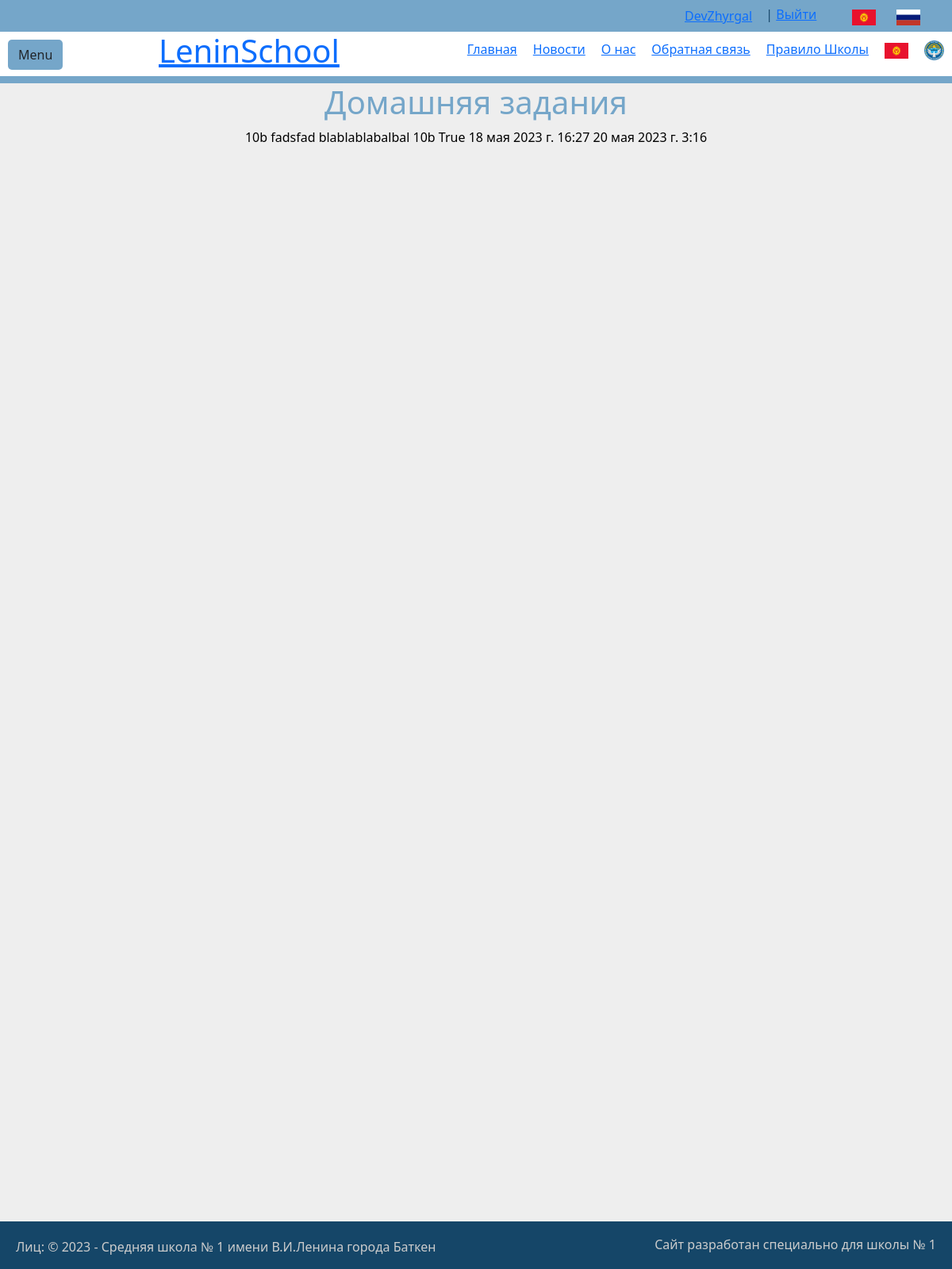
Page /homeworks/fadsfad/ (signed in) on the committed database.
### main/models.py (models this page shows, shortened)
class HomeworkModel(models.Model):
    topic = models.CharField(max_length=255, verbose_name='Тема урока или название домашний задании')
    nameTeacher = models.CharField(max_length=255, verbose_name='Ваше имя или имя учителя')
    forTheClass = models.CharField(max_length=3, verbose_name='Для какого класса')
    homework = models.TextField(verbose_name='Домашние задание')
    photo = models.ImageField(verbose_name='Фотография', upload_to='photos/news/%Y/%m/%d/', null=True, blank=True)
    time_create = models.DateTimeField(verbose_name='Время создание', auto_now_add=True)
    time_update = models.DateTimeField(verbose_name='Время обновление', auto_now=True)
    is_published = models.BooleanField(verbose_name='Публикация', default=True)
    class Meta:
        verbose_name = 'Домашняя задания'
        verbose_name_plural = 'Домашнии задании'
        ordering = ['-time_create', 'id']

### main/views.py (the view)
# urls.py: path('homeworks/<slug:homework_slug>/', HomeworkViews.as_view(), name='homework'),
class HomeworkViews(DataMixin, ListView):
    model = HomeworkModel
    template_name = 'main/homework.html'
    def get_context_data(self, *, object_list=None, **kwargs):
        context = super().get_context_data(**kwargs)
        c_def = self.get_user_context(title=f'Домашняя задания')
        return dict(list(context.items()) + list(c_def.items()))

### main/templates/main/homework.html
{% extends 'layout.html' %}
{% load static %}
{% block content %}
{% for homework in homeworks %}
{{ homework.topic }}
{{ homework.homework }}
{{ homework.nameTeacher }}
{{ homework.forTheClass }}
{{ homework.is_published }}
{{ homework.time_create }}
{{ homework.time_update }}
{% endfor %}
{% endblock %}

### main/templates/layout.html (shortened to what this page needs)
<!DOCTYPE html>
{% load bootstrap5 %}
{% load static %}
{% load main_tags %}
<html lang="ru">
<head>
    <link href="{% static 'src/bootstrap/css/bootstrap.min.css' %}" type="text/css" rel="stylesheet">
    <link href="{% static 'fontawesomefree/css/all.min.css' %}" rel="stylesheet" type="text/css">
    <link rel="stylesheet" href="{% static 'css/styles.css' %}">
</head>
<body>
<header class="headers">
    <header class="main_header">
        <header class="header_address">
            <div class="kabinet">
                <div class="user">
                    {% if request.user.is_authenticated %}
                    <p><button class="btn btn-white"><span class="username_kabinet"><a href="{% url 'profile' %}">{{ user.username }}</a></span></button> | <a href="{% url 'logout' %}">Выйти</a></p>
                    {% endif %}
                </div>
                <ul class="lang">
                    <li>
                        <button class="btn btn-white"><a href="#"><img src="{% static 'img/flags/flag.jpg' %}"
                                                                       alt="Kyrgyzstan" width="30px" height="20px"></a>
                        </button>
                    </li>
                    <li>
                        <button class="btn btn-white"><a href="#"><img src="{% static 'img/flags/flag.svg' %}"
                                                                       alt="Russia" width="30px" height="20px"></a>
                        </button>
                    </li>
                </ul>
            </div>
        </header>
        <header class="header">
            <h5 class="btn_menu" style="margin: 10px; background-color: #75a6c9; border-radius: 5px;">
                <button class="btn btn-white" onclick="openMenu()">Menu</button>
            </h5>
            <h1 class="main_name"><a href="{% url 'home' %}">LeninSchool</a></h1>
            <aside class="navigation">
                <ul class="nav">
                    <li><a href="{% url 'home' %}">Главная</a></li>
                    <li><a href="{% url 'news' %}">Новости</a></li>
                    <li><a href="{% url 'about_us' %}">О&nbsp;нас</a></li>
                    <li><a href="{% url 'contact_us' %}">Обратная&nbsp;связь</a></li>
                    <li><a href="{% url 'school_rules' %}">Правило&nbsp;Школы</a></li>
                    <li>
                        <a href="#"><img src="{% static 'img/flags/flag.jpg' %}" alt="Kyrgyzstan" width="30px"
                                         height="20px"></a>
                    </li>
                    <li>
                        <a href="#"><img src="{% static 'img/flags/National_emblem_of_Kyrgyzstan_2016.svg.png' %}"
                                         alt="Kyrgyzstan" width="25px" height="25px"></a>
                    </li>
                </ul>
            </aside>
        </header>
    </header>
</header>
<main class="main" id="main" style="height: 100%; text-align: center;">
    <h1 style="color: #75a6c9;">{{ title }}</h1>
    {% block content %}
    {% endblock %}
</main>
<footer class="main_footer" id="main_footer">
    <footer class="fixed_footer">
        <p class="footer_copy_">Лиц: &copy; 2023 - Средняя школа № 1<span class="text_in_footer"> имени В.И.Ленина города Баткен </span>
        </p>
        <h6 class="footer_title_right">Сайт разработан специально для школы № 1</h6>
    </footer>
</footer>
</body>
</html>

### main/static/css/styles.css (style rules this page uses)
* { padding: 0; margin: 0; list-style: none; text-decoration: none; }
body { color: #000; height: auto; background-color: #eee; min-height: 1600px; }
.headers { padding-top: 105px; }
.main_header { position: fixed; width: 100%; max-height: 600px; background-color: #75a6c9; }
.btn_menu { position: absolute; margin: 5px; }
.header_address { background-color: #75a6c9; width: 100%; position: fixed; display: flex; top: 0px; height: 105px; color: #fff; }
.kabinet { display: flex; margin: auto; margin-bottom: 50px; margin-left: 710px; color: #154668; float: right; }
.user { display: flex; }
.lang { display: flex; }
.header { display: flex; position: fixed; top: 40px; left: 0; width: 100%; background-color: #fff; color: #282828; }
.main_name { float: left; margin-left: 200px; }
.nav { text-align: right; display: flex; float: right; margin-left: 500px; }
@media (max-width: 1500px) { .kabinet { margin-left: 1000px; } }
@media (max-width: 1500px) { .nav { margin-left: 200px; } }
@media (max-width: 1500px) { .kabinet { margin-left: 950px; } }
@media (max-width: 1400px) { .nav { margin-left: 180px; } }
@media (max-width: 1300px) { .nav { margin-left: 150px; } }
@media (max-width: 1300px) { .kabinet { margin-left: 900px; } }
@media (max-width: 1300px) { .main_footer { margin-left: 0px; width: 100%; } }
@media (max-width: 1300px) { #main { margin-left: 0px; width: 400px; width: 100%; } }
@media (max-width: 1250px) { .nav { margin-left: 100px; } }
@media (max-width: 1250px) { .kabinet { margin-left: 850px; } }
.nav li { margin: 10px; }
.main { margin-bottom: 100px; background-color: #eee; margin-left: 250px; margin-right: auto; }
.main_footer { background-color: #3f6d8f; max-height: 600px; margin-left: 200px; }
.fixed_footer { position: fixed; z-index: 3; bottom: 0; overflow: hidden; background-color: #154668; left: 0; width: 100%; height: 60px; color: #ccc; }
.fixed_footer .footer_copy_ { float: left; margin: 20px; }
.fixed_footer .footer_title_right { float: right; margin: 20px; }

### rows in the picture
HomeworkModel: topic "10b", homework "fadsfad", nameTeacher "blablablabalbal", forTheClass "10b", is_published "True", time_create "18 мая 2023 г. 16:27", time_update "20 мая 2023 г. 3:16"

### other values in the picture
{{ user.username }} "DevZhyrgal"
{{ title }} "Домашняя задания"
